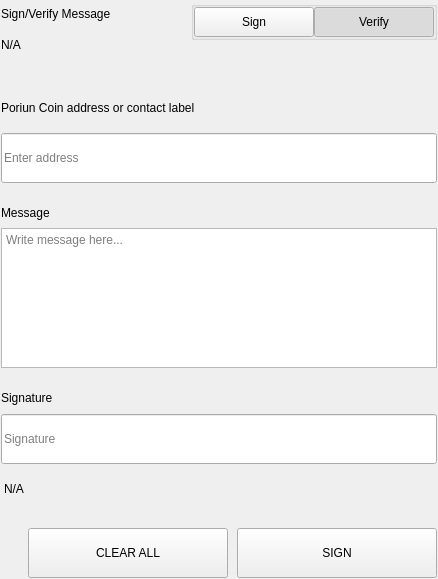
<?xml version="1.0" encoding="UTF-8"?>
<ui version="4.0">
 <class>SettingsSignMessageWidgets</class>
 <widget class="QWidget" name="SettingsSignMessageWidgets">
  <property name="geometry">
   <rect>
    <x>0</x>
    <y>0</y>
    <width>438</width>
    <height>579</height>
   </rect>
  </property>
  <property name="windowTitle">
   <string>Form</string>
  </property>
  <layout class="QVBoxLayout" name="verticalLayout">
   <property name="spacing">
    <number>0</number>
   </property>
   <property name="leftMargin">
    <number>0</number>
   </property>
   <property name="topMargin">
    <number>0</number>
   </property>
   <property name="rightMargin">
    <number>0</number>
   </property>
   <property name="bottomMargin">
    <number>0</number>
   </property>
   <item>
    <widget class="QWidget" name="left" native="true">
     <layout class="QVBoxLayout" name="verticalLayout_3">
      <property name="leftMargin">
       <number>0</number>
      </property>
      <property name="topMargin">
       <number>0</number>
      </property>
      <property name="rightMargin">
       <number>0</number>
      </property>
      <property name="bottomMargin">
       <number>0</number>
      </property>
      <item>
       <widget class="QWidget" name="container_sign" native="true">
        <layout class="QVBoxLayout" name="verticalLayout_2">
         <property name="spacing">
          <number>0</number>
         </property>
         <property name="leftMargin">
          <number>1</number>
         </property>
         <property name="topMargin">
          <number>1</number>
         </property>
         <property name="rightMargin">
          <number>1</number>
         </property>
         <property name="bottomMargin">
          <number>1</number>
         </property>
         <item>
          <layout class="QHBoxLayout" name="horizontalLayout_3" stretch="3,1">
           <property name="spacing">
            <number>40</number>
           </property>
           <item>
            <layout class="QVBoxLayout" name="verticalLayoutTitle">
             <property name="spacing">
              <number>5</number>
             </property>
             <item>
              <widget class="QLabel" name="labelTitle">
               <property name="text">
                <string>Sign/Verify Message</string>
               </property>
              </widget>
             </item>
             <item>
              <widget class="QLabel" name="labelSubtitle1">
               <property name="text">
                <string notr="true">N/A</string>
               </property>
               <property name="wordWrap">
                <bool>true</bool>
               </property>
              </widget>
             </item>
            </layout>
           </item>
           <item alignment="Qt::AlignRight|Qt::AlignTop">
            <widget class="QWidget" name="containerSwitch" native="true">
             <property name="styleSheet">
              <string notr="true">#containerSwitch{
	padding-top:9px;
}</string>
             </property>
             <layout class="QVBoxLayout" name="verticalLayout_6">
              <property name="spacing">
               <number>4</number>
              </property>
              <property name="leftMargin">
               <number>0</number>
              </property>
              <property name="topMargin">
               <number>0</number>
              </property>
              <property name="rightMargin">
               <number>0</number>
              </property>
              <property name="bottomMargin">
               <number>0</number>
              </property>
              <item alignment="Qt::AlignRight">
               <widget class="QGroupBox" name="groupBox">
                <property name="sizePolicy">
                 <sizepolicy hsizetype="Fixed" vsizetype="Preferred">
                  <horstretch>0</horstretch>
                  <verstretch>0</verstretch>
                 </sizepolicy>
                </property>
                <property name="title">
                 <string/>
                </property>
                <property name="alignment">
                 <set>Qt::AlignRight|Qt::AlignTop|Qt::AlignTrailing</set>
                </property>
                <layout class="QHBoxLayout" name="horizontalLayout_4">
                 <property name="spacing">
                  <number>0</number>
                 </property>
                 <property name="leftMargin">
                  <number>0</number>
                 </property>
                 <property name="topMargin">
                  <number>0</number>
                 </property>
                 <property name="rightMargin">
                  <number>0</number>
                 </property>
                 <property name="bottomMargin">
                  <number>0</number>
                 </property>
                 <item>
                  <widget class="QPushButton" name="pushSign">
                   <property name="minimumSize">
                    <size>
                     <width>120</width>
                     <height>30</height>
                    </size>
                   </property>
                   <property name="maximumSize">
                    <size>
                     <width>120</width>
                     <height>30</height>
                    </size>
                   </property>
                   <property name="focusPolicy">
                    <enum>Qt::NoFocus</enum>
                   </property>
                   <property name="text">
                    <string>Sign</string>
                   </property>
                   <property name="checkable">
                    <bool>true</bool>
                   </property>
                   <property name="autoExclusive">
                    <bool>true</bool>
                   </property>
                  </widget>
                 </item>
                 <item>
                  <widget class="QPushButton" name="pushVerify">
                   <property name="minimumSize">
                    <size>
                     <width>120</width>
                     <height>30</height>
                    </size>
                   </property>
                   <property name="maximumSize">
                    <size>
                     <width>120</width>
                     <height>30</height>
                    </size>
                   </property>
                   <property name="focusPolicy">
                    <enum>Qt::NoFocus</enum>
                   </property>
                   <property name="text">
                    <string>Verify</string>
                   </property>
                   <property name="checkable">
                    <bool>true</bool>
                   </property>
                   <property name="checked">
                    <bool>true</bool>
                   </property>
                   <property name="autoExclusive">
                    <bool>true</bool>
                   </property>
                  </widget>
                 </item>
                </layout>
               </widget>
              </item>
              <item alignment="Qt::AlignHCenter|Qt::AlignTop">
               <widget class="QLabel" name="labelSubtitleSwitch">
                <property name="text">
                 <string/>
                </property>
                <property name="alignment">
                 <set>Qt::AlignRight|Qt::AlignTrailing|Qt::AlignVCenter</set>
                </property>
               </widget>
              </item>
             </layout>
            </widget>
           </item>
          </layout>
         </item>
         <item>
          <spacer name="verticalSpacer_2">
           <property name="orientation">
            <enum>Qt::Vertical</enum>
           </property>
           <property name="sizeType">
            <enum>QSizePolicy::Fixed</enum>
           </property>
           <property name="sizeHint" stdset="0">
            <size>
             <width>20</width>
             <height>40</height>
            </size>
           </property>
          </spacer>
         </item>
         <item>
          <widget class="QWidget" name="containerAddress" native="true">
           <property name="sizePolicy">
            <sizepolicy hsizetype="Preferred" vsizetype="Fixed">
             <horstretch>0</horstretch>
             <verstretch>0</verstretch>
            </sizepolicy>
           </property>
           <layout class="QVBoxLayout" name="verticalLayout_5" stretch="0,0">
            <property name="spacing">
             <number>15</number>
            </property>
            <property name="leftMargin">
             <number>0</number>
            </property>
            <property name="topMargin">
             <number>0</number>
            </property>
            <property name="rightMargin">
             <number>0</number>
            </property>
            <property name="bottomMargin">
             <number>0</number>
            </property>
            <item>
             <widget class="QLabel" name="labelSubtitleAddress">
              <property name="minimumSize">
               <size>
                <width>0</width>
                <height>20</height>
               </size>
              </property>
              <property name="maximumSize">
               <size>
                <width>16777215</width>
                <height>20</height>
               </size>
              </property>
              <property name="text">
               <string>Poriun Coin address or contact label</string>
              </property>
             </widget>
            </item>
            <item>
             <widget class="QLineEdit" name="addressIn_SM">
              <property name="minimumSize">
               <size>
                <width>0</width>
                <height>50</height>
               </size>
              </property>
              <property name="maximumSize">
               <size>
                <width>16777215</width>
                <height>50</height>
               </size>
              </property>
              <property name="placeholderText">
               <string>Enter address</string>
              </property>
             </widget>
            </item>
           </layout>
          </widget>
         </item>
         <item>
          <spacer name="verticalSpacer_3">
           <property name="orientation">
            <enum>Qt::Vertical</enum>
           </property>
           <property name="sizeType">
            <enum>QSizePolicy::Fixed</enum>
           </property>
           <property name="sizeHint" stdset="0">
            <size>
             <width>20</width>
             <height>20</height>
            </size>
           </property>
          </spacer>
         </item>
         <item>
          <layout class="QVBoxLayout" name="verticalLayout_9">
           <property name="spacing">
            <number>5</number>
           </property>
           <item>
            <widget class="QLabel" name="labelSubtitleMessage">
             <property name="minimumSize">
              <size>
               <width>0</width>
               <height>20</height>
              </size>
             </property>
             <property name="maximumSize">
              <size>
               <width>16777215</width>
               <height>20</height>
              </size>
             </property>
             <property name="text">
              <string>Message</string>
             </property>
            </widget>
           </item>
           <item>
            <widget class="QPlainTextEdit" name="messageIn_SM">
             <property name="minimumSize">
              <size>
               <width>0</width>
               <height>140</height>
              </size>
             </property>
             <property name="maximumSize">
              <size>
               <width>16777215</width>
               <height>140</height>
              </size>
             </property>
             <property name="placeholderText">
              <string>Write message here...</string>
             </property>
            </widget>
           </item>
          </layout>
         </item>
         <item>
          <spacer name="verticalSpacer_4">
           <property name="orientation">
            <enum>Qt::Vertical</enum>
           </property>
           <property name="sizeType">
            <enum>QSizePolicy::Fixed</enum>
           </property>
           <property name="sizeHint" stdset="0">
            <size>
             <width>20</width>
             <height>20</height>
            </size>
           </property>
          </spacer>
         </item>
         <item>
          <widget class="QWidget" name="widget" native="true">
           <property name="minimumSize">
            <size>
             <width>0</width>
             <height>75</height>
            </size>
           </property>
           <property name="maximumSize">
            <size>
             <width>16777215</width>
             <height>16777215</height>
            </size>
           </property>
           <layout class="QVBoxLayout" name="verticalLayout_4">
            <property name="leftMargin">
             <number>0</number>
            </property>
            <property name="topMargin">
             <number>0</number>
            </property>
            <property name="rightMargin">
             <number>0</number>
            </property>
            <property name="bottomMargin">
             <number>0</number>
            </property>
            <item>
             <widget class="QLabel" name="labelSubtitleSignature">
              <property name="minimumSize">
               <size>
                <width>0</width>
                <height>20</height>
               </size>
              </property>
              <property name="maximumSize">
               <size>
                <width>16777215</width>
                <height>20</height>
               </size>
              </property>
              <property name="text">
               <string>Signature</string>
              </property>
             </widget>
            </item>
            <item>
             <widget class="QLineEdit" name="signatureOut_SM">
              <property name="minimumSize">
               <size>
                <width>0</width>
                <height>50</height>
               </size>
              </property>
              <property name="placeholderText">
               <string>Signature</string>
              </property>
             </widget>
            </item>
           </layout>
          </widget>
         </item>
         <item>
          <widget class="QLabel" name="statusLabel_SM">
           <property name="styleSheet">
            <string notr="true">padding-top:5px;</string>
           </property>
           <property name="text">
            <string notr="true">N/A</string>
           </property>
          </widget>
         </item>
         <item>
          <spacer name="verticalSpacer">
           <property name="orientation">
            <enum>Qt::Vertical</enum>
           </property>
           <property name="sizeType">
            <enum>QSizePolicy::Fixed</enum>
           </property>
           <property name="sizeHint" stdset="0">
            <size>
             <width>20</width>
             <height>20</height>
            </size>
           </property>
          </spacer>
         </item>
         <item>
          <layout class="QHBoxLayout" name="horizontalLayout_7">
           <property name="spacing">
            <number>9</number>
           </property>
           <item>
            <spacer name="horizontalSpacer_5">
             <property name="orientation">
              <enum>Qt::Horizontal</enum>
             </property>
             <property name="sizeType">
              <enum>QSizePolicy::Expanding</enum>
             </property>
             <property name="sizeHint" stdset="0">
              <size>
               <width>40</width>
               <height>20</height>
              </size>
             </property>
            </spacer>
           </item>
           <item>
            <widget class="QPushButton" name="pushButtonClear">
             <property name="minimumSize">
              <size>
               <width>200</width>
               <height>50</height>
              </size>
             </property>
             <property name="focusPolicy">
              <enum>Qt::NoFocus</enum>
             </property>
             <property name="text">
              <string>CLEAR ALL</string>
             </property>
            </widget>
           </item>
           <item>
            <widget class="QPushButton" name="pushButtonSave">
             <property name="minimumSize">
              <size>
               <width>200</width>
               <height>50</height>
              </size>
             </property>
             <property name="maximumSize">
              <size>
               <width>200</width>
               <height>50</height>
              </size>
             </property>
             <property name="focusPolicy">
              <enum>Qt::NoFocus</enum>
             </property>
             <property name="text">
              <string>SIGN</string>
             </property>
            </widget>
           </item>
          </layout>
         </item>
        </layout>
       </widget>
      </item>
     </layout>
    </widget>
   </item>
  </layout>
 </widget>
 <resources/>
 <connections/>
</ui>
